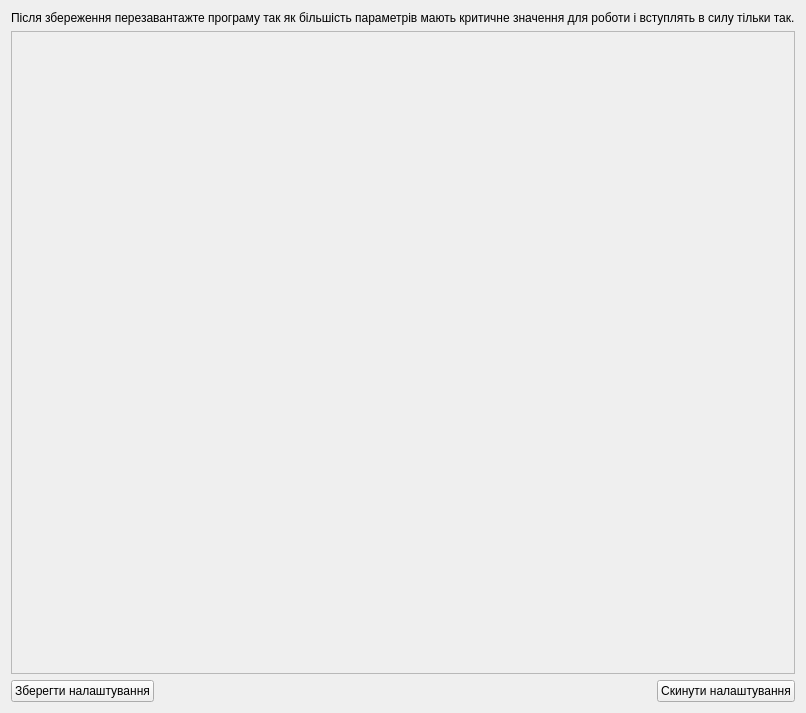
<?xml version="1.0" encoding="UTF-8"?>
<ui version="4.0">
 <class>Settings</class>
 <widget class="QWidget" name="Settings">
  <property name="windowModality">
   <enum>Qt::NonModal</enum>
  </property>
  <property name="geometry">
   <rect>
    <x>0</x>
    <y>0</y>
    <width>778</width>
    <height>713</height>
   </rect>
  </property>
  <property name="windowTitle">
   <string>Settings</string>
  </property>
  <layout class="QGridLayout" name="gridLayout">
   <item row="2" column="1">
    <spacer name="horizontalSpacer">
     <property name="orientation">
      <enum>Qt::Horizontal</enum>
     </property>
     <property name="sizeHint" stdset="0">
      <size>
       <width>40</width>
       <height>20</height>
      </size>
     </property>
    </spacer>
   </item>
   <item row="2" column="2">
    <widget class="QPushButton" name="reset_settings">
     <property name="text">
      <string>Скинути налаштування</string>
     </property>
    </widget>
   </item>
   <item row="2" column="0">
    <widget class="QPushButton" name="save_settings">
     <property name="text">
      <string>Зберегти налаштування</string>
     </property>
    </widget>
   </item>
   <item row="1" column="0" colspan="3">
    <widget class="QScrollArea" name="scrollArea">
     <property name="widgetResizable">
      <bool>true</bool>
     </property>
     <widget class="QWidget" name="scrollAreaWidgetContents">
      <property name="geometry">
       <rect>
        <x>0</x>
        <y>0</y>
        <width>758</width>
        <height>644</height>
       </rect>
      </property>
      <layout class="QGridLayout" name="gridLayout_2">
       <property name="leftMargin">
        <number>0</number>
       </property>
       <property name="topMargin">
        <number>0</number>
       </property>
       <property name="rightMargin">
        <number>0</number>
       </property>
       <property name="bottomMargin">
        <number>0</number>
       </property>
       <item row="0" column="0">
        <layout class="QVBoxLayout" name="verticalLayout"/>
       </item>
      </layout>
     </widget>
    </widget>
   </item>
   <item row="0" column="0" colspan="3">
    <widget class="QLabel" name="label">
     <property name="text">
      <string>Після збереження перезавантажте програму так як більшість параметрів мають критичне значення для роботи і вступлять в силу тільки так.</string>
     </property>
    </widget>
   </item>
  </layout>
 </widget>
 <resources/>
 <connections/>
</ui>
